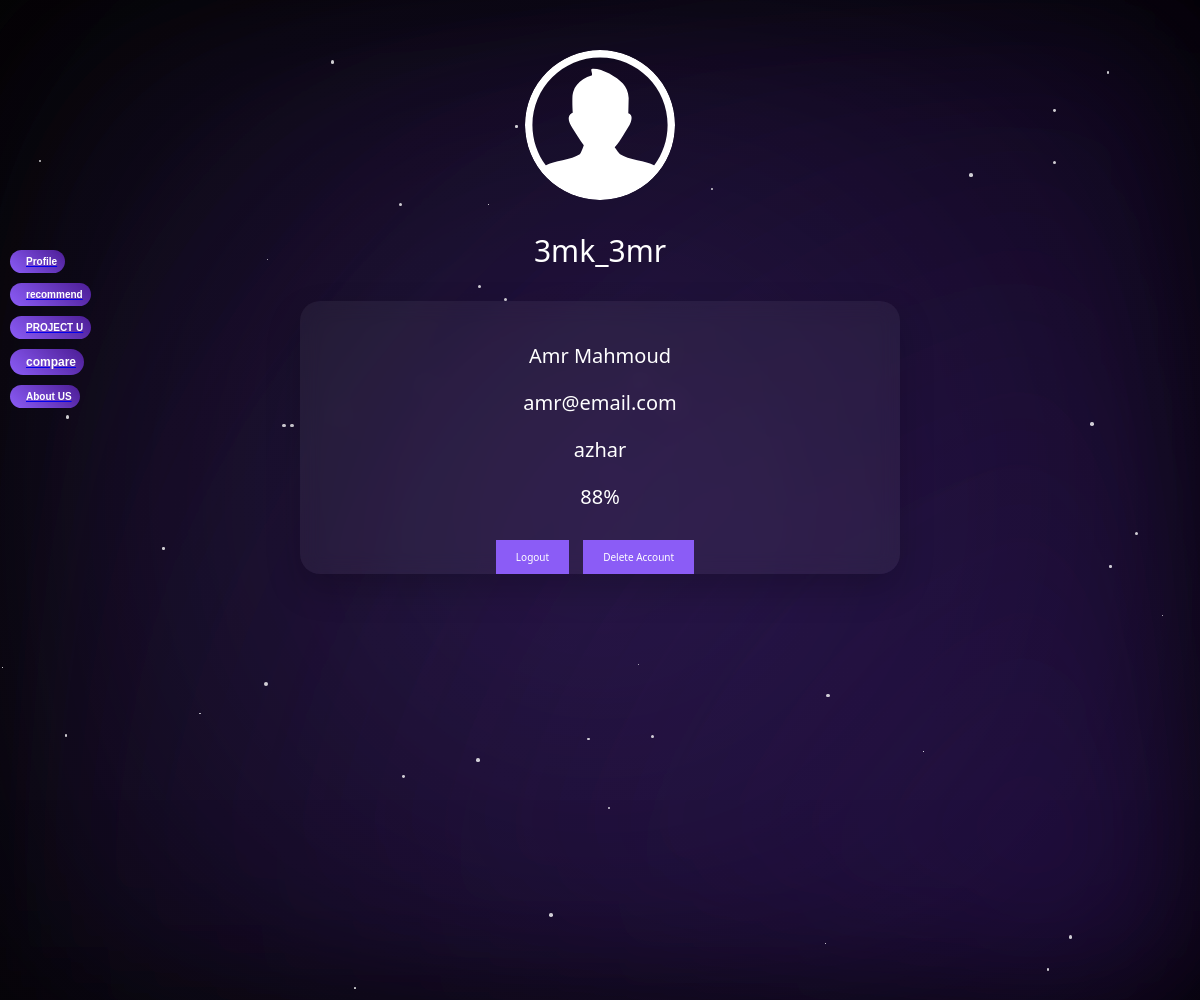
The app's page /profile (signed in) with its own data.
### app.py (models this page shows)
class User(db.Model, UserMixin):
    id = db.Column(db.Integer, primary_key=True)
    name = db.Column(db.String(100), nullable=False)
    username = db.Column(db.String(100), nullable=False)
    email = db.Column(db.String(100), nullable=False)
    password = db.Column(db.String(100), nullable=False)
    score = db.Column(db.Integer, nullable=False)
    section = db.Column(db.String(100), nullable=False)
    location = db.Column(db.String(100), nullable=False)

### app.py (the view)
@app.route("/profile")
def profile():
    if not current_user.is_authenticated:
        return redirect(url_for("Signup"))
    user_id = session["user_id"]
    user = User.query.get(user_id)
    return render_template("profile.html", user=user)

### app.py (called while the page is built)
@login_manager.user_loader
def load_user(user_id):
    return User.query.get(int(user_id))

### templates/profile.html (shortened to what this page needs)
<!DOCTYPE html>
<html lang="en">
<head>
    <link rel="stylesheet" href="../static/css/profile.css">
    <link rel="stylesheet" href="../static/css/background.css">
    <link rel="stylesheet" href="../static/css/navbar.css">
</head>
<body>
  <div class="gradient-bg gradient-1"></div>
  <div class="gradient-bg gradient-2"></div>
  <div class="gradient-bg gradient-3"></div>
  <div class="particles">
  </div>
<div class="navigation">
  {% if current_user.is_authenticated %}
      <a href="{{ url_for('profile') }}"><button class="button" id="profile">Profile</button></a>
      {% else %}
      <a href="{{ url_for('Signup') }}"><button class="button" id="Signup">Signup</button></a>
  {% endif %}
  <a href="{{ url_for('recommend') }}"><button class="button" id="recommend">recommend</button></a>
  <a href="{{ url_for('main') }}"><button class="button" id="popular">PROJECT U</button></a>
  <a href="{{ url_for('compare') }}"><button class="button" id="compare">compare</button></a>
  <a href="{{ url_for('aboutUs') }}"><button class="button" id="aboutUs">About US</button></a>
</div>
  <div class="profileimage">
  </div>
  <div class="Username">
    <p> {{current_user.username}}</p>
  </div>
  <div class = "ProfileInfoContainer">
    <div class="Profileinfo">
        <div class="info">
        <p>{{current_user.name}}</p>
        <p>{{current_user.email}}</p>
        <p>{{current_user.section}}</p>
        <p>{{current_user.score}}%</p>
        </div>
    </div>
  <div >
    <a href="{{url_for('logout')}}"><button class="logout" >Logout</button></a>
    <a href="{{url_for('delete_profile')}}"><button class="logout">Delete Account</button></a>
  </div>
</div>
</body>
</html>

### static/css/profile.css (style rules this page uses)
:root { --h1font: 'Segoe UI', Arial, sans-serif; --pfont: 'Noto Sans', sans-serif; --buttonfont: 'Noto Sans', sans-serif; --inputfont: 'Noto Sans', sans-serif; --background: linear-gradient(45deg, #050505, #010101); --buttoncolor: linear-gradient( 45deg, #8B5CF6, #4C1D95 ); --fontcolor: white; --fillcolor: white; }
body { overflow: hidden; align-items: center; justify-content: center; height: auto; margin: 0; text-align: center; color: var(--fontcolor); }
.profileimage { background-color: transparent; border: none; margin-top: 50px; border-radius: 5em; width: 150px; height: 150px; animation: fadeInDown 0.5s ease-out; display: block; margin-left: auto; margin-right: auto; }
.pfp { border-radius: 35em; fill: var(--fillcolor); }
.Username { color: white; font-family: var(--h1font); font-size: 30px; margin-top: 10px; animation: fadeInDown 0.5s ease-out; }
.ProfileInfoContainer { background: rgba(255, 255, 255, 0.05); border-radius: 20px; width: 50%; height: 50%; display: grid; align-items: center; justify-content: center; margin: auto; animation: formAppear 0.5s ease-out; z-index: 1; backdrop-filter: blur(10px); box-shadow: 0 15px 35px rgba(0,0,0,0.2); }
.Profileinfo { color: white; font-family: var(--pfont); font-size: 20px; margin-top: 10%; }
.logout { background-color: #8B5CF6 ; color: var(--fontcolor); border: none; padding: 10px 20px; font-size: 10px; font-family: var(--buttonfont); margin-top: 10px; margin-right: 10px; cursor: pointer; animation: fadeInDown 0.5s ease-out; }

### static/css/background.css (style rules this page uses)
:root { --h1font: 'Segoe UI', Arial, sans-serif; --pfont: 'Noto Sans', sans-serif; --buttonfont: 'Noto Sans', sans-serif; --inputfont: 'Noto Sans', sans-serif; --background: linear-gradient(45deg, #050505, #010101); --buttoncolor: linear-gradient(120deg, transparent, rgba(255, 255, 255, 0.2), transparent); --fontcolor: white; }
body { background-position: fixed; background-repeat: no-repeat; background-size: cover; background: var(--background);; }
.gradient-bg { position: absolute; top: 0; left: 0; width: 100%; height: 100%; filter: blur(80px); opacity: 0.7; animation: gradientMove 15s ease infinite; z-index: -1; }
.gradient-1 { background: radial-gradient(circle at 50% 50%, rgba(139, 92, 246, 0.3), transparent 100%); transform-origin: 20% 50%; z-index: -1; }
.gradient-2 { background: radial-gradient(circle at 100% 100%, rgba(76, 29, 149, 0.3), transparent 100%); transform-origin: 80% 50%; z-index: -1; }
.gradient-3 { background: radial-gradient(circle at 100% 100%, rgba(76, 29, 149, 0.3), transparent 100%); transform-origin: 100% 50%; z-index: -1; }
.particles { position: absolute; width: 100%; height: 100%; z-index: -1; }

### static/css/navbar.css (style rules this page uses)
:root { --h1font: 'Segoe UI', Arial, sans-serif; --pfont: 'Noto Sans', sans-serif; --buttonfont: 'Noto Sans', sans-serif; --inputfont: 'Noto Sans', sans-serif; --background: linear-gradient(45deg, #050505, #010101); --buttoncolor: linear-gradient( 120deg, transparent, rgba(255, 255, 255, 0.2), transparent ); --fontcolor: white; }
.navigation { height: 100%; width: 110px; position: fixed; z-index: 1; top: 0; left: 0; overflow-x: hidden; padding-top: 20%; animation: formAppear 0.6s ease-out; }
.navigation button { margin: 10px; padding: 6px 8px 6px 16px; font-size: 10px; font-weight: 600; color: var(--fontcolor); background: linear-gradient(45deg, #8B5CF6, #4C1D95); border: none; border-radius: 25px; cursor: pointer; display: block; }
#compare { font-size: 12px; }

### records on screen
User: username "3mk_3mr", name "Amr Mahmoud", email "amr@email.com", section "azhar", score "88"
